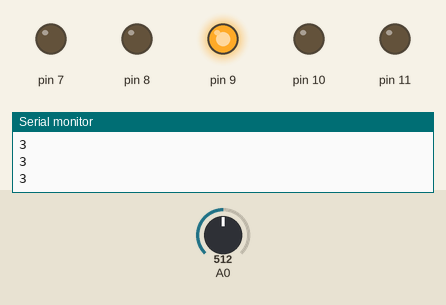
Recording of a sketch running on a simulated Arduino Uno, built with avr-gcc and run on an emulated ATmega328P. Parts: output pins drawn as LEDs (lit = HIGH), the last lines printed to the serial monitor. The test bench sets the inputs (shaded band); at power-on: A0 = 512.

Above: at 1.2 s.
1.3 s: A0 set to 584
2.8 s: A0 set to 610
At 3.5 s:
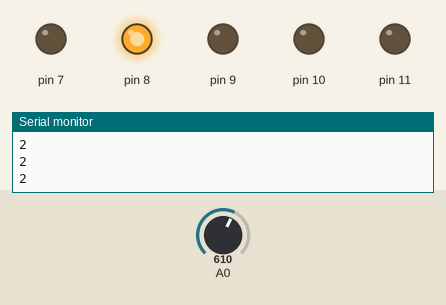
4.3 s: A0 set to 784
5.8 s: A0 set to 813
At 7.0 s:
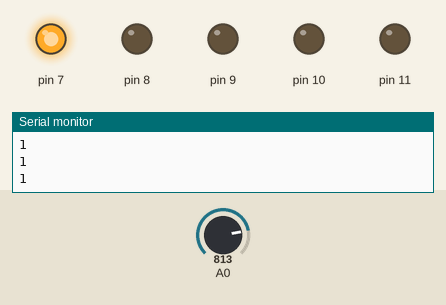
7.3 s: A0 set to 984
8.8 s: A0 set to 1015
At 9.8 s:
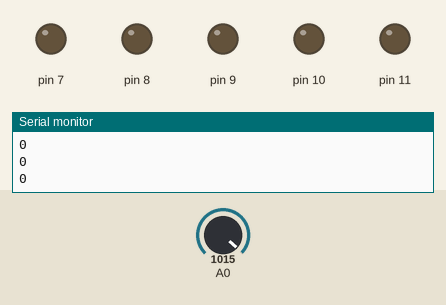
Timing chart, 0 to 11.3 s (numbered marks = the images above; inputs shaded):
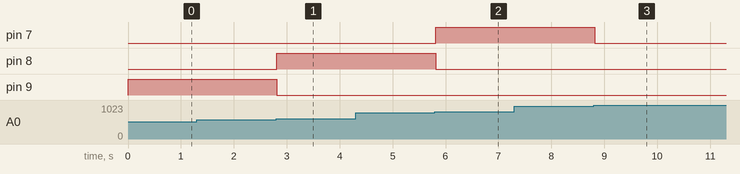

The sketch:

ChristmasTree05.ino
```cpp
void setup() {
  for (int i=7; i<12; i++){
    pinMode(i, OUTPUT);
  }
  Serial.begin(9600);
}

void loop() {
  int brightness = analogRead(A0);
  int numberOn = 5 - int(brightness / 200);

  if(numberOn == 0){  // numberOn이 0인경우는 무조건 꺼짐
    for(int i=7; i<12; i++){
      digitalWrite(i, LOW);
    }
  } else{
    digitalWrite(numberOn + 6, HIGH);
    for(int i=7+numberOn; i<12; i++) {
      digitalWrite(i, LOW);
    }
    for(int i=7; i<6+numberOn; i++) {
      digitalWrite(i, LOW);
    }
  }


  /* else {
    for(int i=7; i<7+numberOn; i++){
      digitalWrite(i, HIGH);
    }
    for(int i=7+numberOn; i<12; i++){
      digitalWrite(i, LOW);
    }
  }
  */

  Serial.println(numberOn);
  delay(100);
}
```

Measured:
- the behaviour switches between 599 and 600 on A0 (found by bisection; images 0 and 1)
- the behaviour switches between 799 and 800 on A0 (found by bisection; images 1 and 2)
- the behaviour switches between 999 and 1000 on A0 (found by bisection; images 2 and 3)
- after the input at 2.8 s, pin 8: LOW → HIGH at once; pin 9: HIGH → LOW at once
- after the input at 5.8 s, pin 7: LOW → HIGH at once; pin 8: HIGH → LOW at once
- after the input at 8.8 s, pin 7: HIGH → LOW at once
